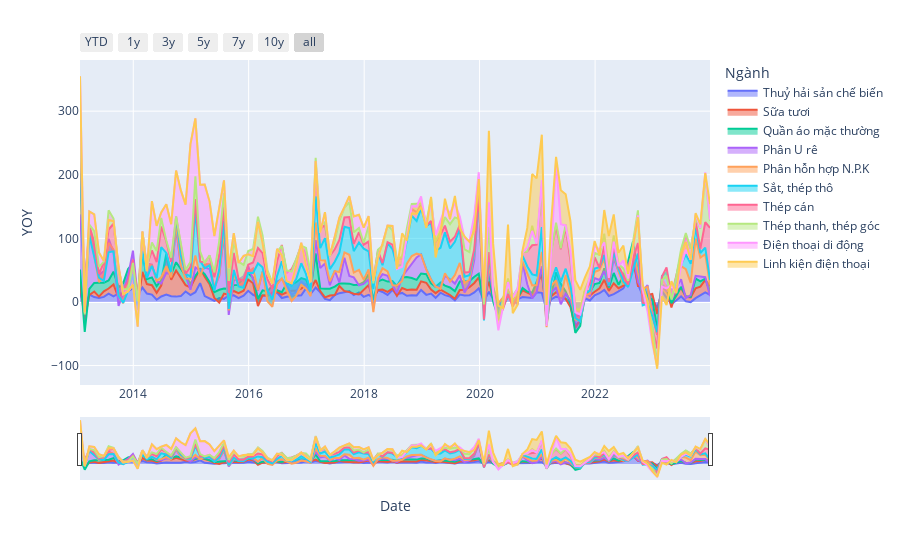

Notebook code for this chart:
### Code cell
import pandas as pd
import plotly.express as px
import plotly.graph_objects as go

df_show = dfs_spcn[
    (dfs_spcn["Ngành"] == "Thuỷ hải sản chế biến")
    | (dfs_spcn["Ngành"] == "Sữa tươi")
    | (dfs_spcn["Ngành"] == "Quần áo mặc thường")
    | (dfs_spcn["Ngành"] == "Phân U rê")
    | (dfs_spcn["Ngành"] == "Phân hỗn hợp N.P.K")
    | (dfs_spcn["Ngành"] == "Sắt, thép thô")
    | (dfs_spcn["Ngành"] == "Thép cán")
    | (dfs_spcn["Ngành"] == "Thép thanh, thép góc")
    | (dfs_spcn["Ngành"] == "Điện thoại di động")
    | (dfs_spcn["Ngành"] == "Linh kiện điện thoại")
]

fig = px.area(df_show, x="Date", y="YOY", color="Ngành")

fig.update_xaxes(
    rangeslider_visible=True,
    rangeselector=dict(
        buttons=[
            dict(count=1, label="YTD", step="year", stepmode="todate"),
            dict(count=1, label="1y", step="year", stepmode="backward"),
            dict(count=3, label="3y", step="year", stepmode="backward"),
            dict(count=5, label="5y", step="year", stepmode="backward"),
            dict(count=7, label="7y", step="year", stepmode="backward"),
            dict(count=10, label="10y", step="year", stepmode="backward"),
            dict(step="all"),
        ]
    ),
)

fig.show()

### Figure 1 — Plotly figure (JSON) as saved in the notebook; plotly's stock layout.template omitted (floating-point values rounded to 4 significant figures; data arrays with more than 128 entries replaced by an {"elided": "..."} marker saying what was removed)
{"data": [{"fillpattern": {"shape": ""}, "hovertemplate": "Ngành=Thuỷ hải sản chế biến<br>Date=%{x}<br>YOY=%{y}<extra></extra>", "legendgroup": "Thuỷ hải sản chế biến", "line": {"color": "#636efa"}, "marker": {"symbol": "circle"}, "mode": "lines", "name": "Thuỷ hải sản chế biến", "orientation": "v", "showlegend": true, "stackgroup": "1", "type": "scatter", "x": {"elided": "132 str values"}, "xaxis": "x", "y": {"elided": "132 float values"}, "yaxis": "y"}, {"fillpattern": {"shape": ""}, "hovertemplate": "Ngành=Sữa tươi<br>Date=%{x}<br>YOY=%{y}<extra></extra>", "legendgroup": "Sữa tươi", "line": {"color": "#EF553B"}, "marker": {"symbol": "circle"}, "mode": "lines", "name": "Sữa tươi", "orientation": "v", "showlegend": true, "stackgroup": "1", "type": "scatter", "x": {"elided": "132 str values"}, "xaxis": "x", "y": {"elided": "132 float values"}, "yaxis": "y"}, {"fillpattern": {"shape": ""}, "hovertemplate": "Ngành=Quần áo mặc thường<br>Date=%{x}<br>YOY=%{y}<extra></extra>", "legendgroup": "Quần áo mặc thường", "line": {"color": "#00cc96"}, "marker": {"symbol": "circle"}, "mode": "lines", "name": "Quần áo mặc thường", "orientation": "v", "showlegend": true, "stackgroup": "1", "type": "scatter", "x": {"elided": "132 str values"}, "xaxis": "x", "y": {"elided": "132 float values"}, "yaxis": "y"}, {"fillpattern": {"shape": ""}, "hovertemplate": "Ngành=Phân U rê<br>Date=%{x}<br>YOY=%{y}<extra></extra>", "legendgroup": "Phân U rê", "line": {"color": "#ab63fa"}, "marker": {"symbol": "circle"}, "mode": "lines", "name": "Phân U rê", "orientation": "v", "showlegend": true, "stackgroup": "1", "type": "scatter", "x": {"elided": "131 str values"}, "xaxis": "x", "y": {"elided": "131 float values"}, "yaxis": "y"}, {"fillpattern": {"shape": ""}, "hovertemplate": "Ngành=Phân hỗn hợp N.P.K<br>Date=%{x}<br>YOY=%{y}<extra></extra>", "legendgroup": "Phân hỗn hợp N.P.K", "line": {"color": "#FFA15A"}, "marker": {"symbol": "circle"}, "mode": "lines", "name": "Phân hỗn hợp N.P.K", "orientation": "v", "showlegend": true, "stackgroup": "1", "type": "scatter", "x": {"elided": "132 str values"}, "xaxis": "x", "y": {"elided": "132 float values"}, "yaxis": "y"}, {"fillpattern": {"shape": ""}, "hovertemplate": "Ngành=Sắt, thép thô<br>Date=%{x}<br>YOY=%{y}<extra></extra>", "legendgroup": "Sắt, thép thô", "line": {"color": "#19d3f3"}, "marker": {"symbol": "circle"}, "mode": "lines", "name": "Sắt, thép thô", "orientation": "v", "showlegend": true, "stackgroup": "1", "type": "scatter", "x": {"elided": "132 str values"}, "xaxis": "x", "y": {"elided": "132 float values"}, "yaxis": "y"}, {"fillpattern": {"shape": ""}, "hovertemplate": "Ngành=Thép cán<br>Date=%{x}<br>YOY=%{y}<extra></extra>", "legendgroup": "Thép cán", "line": {"color": "#FF6692"}, "marker": {"symbol": "circle"}, "mode": "lines", "name": "Thép cán", "orientation": "v", "showlegend": true, "stackgroup": "1", "type": "scatter", "x": {"elided": "130 str values"}, "xaxis": "x", "y": {"elided": "130 float values"}, "yaxis": "y"}, {"fillpattern": {"shape": ""}, "hovertemplate": "Ngành=Thép thanh, thép góc<br>Date=%{x}<br>YOY=%{y}<extra></extra>", "legendgroup": "Thép thanh, thép góc", "line": {"color": "#B6E880"}, "marker": {"symbol": "circle"}, "mode": "lines", "name": "Thép thanh, thép góc", "orientation": "v", "showlegend": true, "stackgroup": "1", "type": "scatter", "x": {"elided": "130 str values"}, "xaxis": "x", "y": {"elided": "130 float values"}, "yaxis": "y"}, {"fillpattern": {"shape": ""}, "hovertemplate": "Ngành=Điện thoại di động<br>Date=%{x}<br>YOY=%{y}<extra></extra>", "legendgroup": "Điện thoại di động", "line": {"color": "#FF97FF"}, "marker": {"symbol": "circle"}, "mode": "lines", "name": "Điện thoại di động", "orientation": "v", "showlegend": true, "stackgroup": "1", "type": "scatter", "x": {"elided": "132 str values"}, "xaxis": "x", "y": {"elided": "132 float values"}, "yaxis": "y"}, {"fillpattern": {"shape": ""}, "hovertemplate": "Ngành=Linh kiện điện thoại<br>Date=%{x}<br>YOY=%{y}<extra></extra>", "legendgroup": "Linh kiện điện thoại", "line": {"color": "#FECB52"}, "marker": {"symbol": "circle"}, "mode": "lines", "name": "Linh kiện điện thoại", "orientation": "v", "showlegend": true, "stackgroup": "1", "type": "scatter", "x": ["2023-12-29T00:00:00", "2023-11-29T00:00:00", "2023-10-29T00:00:00", "2023-09-29T00:00:00", "2023-08-29T00:00:00", "2023-07-29T00:00:00", "2023-06-29T00:00:00", "2023-05-29T00:00:00", "2023-04-29T00:00:00", "2023-03-29T00:00:00", "2023-02-28T00:00:00", "2023-01-29T00:00:00", "2022-12-29T00:00:00", "2022-11-29T00:00:00", "2022-10-29T00:00:00", "2022-09-29T00:00:00", "2022-08-29T00:00:00", "2022-07-29T00:00:00", "2022-06-29T00:00:00", "2022-05-29T00:00:00", "2022-04-29T00:00:00", "2022-03-29T00:00:00", "2022-02-28T00:00:00", "2022-01-29T00:00:00", "2021-12-29T00:00:00", "2021-11-29T00:00:00", "2021-10-29T00:00:00", "2021-09-29T00:00:00", "2021-08-29T00:00:00", "2021-07-29T00:00:00", "2021-06-29T00:00:00", "2021-05-29T00:00:00", "2021-04-29T00:00:00", "2021-03-29T00:00:00", "2021-02-28T00:00:00", "2021-01-29T00:00:00", "2020-12-27T00:00:00", "2020-11-29T00:00:00", "2020-10-29T00:00:00", "2020-09-29T00:00:00", "2020-08-29T00:00:00", "2020-07-29T00:00:00", "2020-06-29T00:00:00", "2020-05-29T00:00:00", "2020-04-29T00:00:00", "2020-03-27T00:00:00", "2020-02-29T00:00:00", "2020-01-29T00:00:00", "2019-12-27T00:00:00", "2019-11-29T00:00:00", "2019-10-29T00:00:00", "2019-09-28T00:00:00", "2019-08-29T00:00:00", "2019-07-29T00:00:00", "2019-06-28T00:00:00", "2019-05-27T00:00:00", "2019-04-29T00:00:00", "2019-03-29T00:00:00", "2019-02-28T00:00:00", "2019-01-29T00:00:00", "2018-12-27T00:00:00", "2018-11-29T00:00:00", "2018-10-29T00:00:00", "2018-09-28T00:00:00", "2018-08-29T00:00:00"], "xaxis": "x", "y": [24.19, -1.286, 5.809, 1.885, -0.1716, 12.36, 19.34, -0.5708, 5.592, -25.96, -15.27, -3.88, 5.975, 16.72, 7.071, -2.873, 4.055, 7.27, 23.18, 20.86, 42.78, 65.75, 51.05, -9.295, 7.583, 16.16, 27.0, 38.76, 50.63, 46.1, 48.91, 53.45, 7.538, 46.92, 33.07, 71.49, 102.5, 89.53, 30.28, 4.28, -25.44, -24.91, 90.56, -1.289, 38.93, 75.68, 112.4, -0.06605, -10.95, -24.61, -1.935, 2.939, -18.23, 11.22, -9.853, 14.01, -21.71, -35.2, 10.12, -2.282, -16.3, -11.1, -11.42, -7.812, 52.55], "yaxis": "y"}], "layout": {"legend": {"title": {"text": "Ngành"}, "tracegroupgap": 0}, "margin": {"t": 60}, "xaxis": {"anchor": "y", "domain": [0, 1], "rangeselector": {"buttons": [{"count": 1, "label": "YTD", "step": "year", "stepmode": "todate"}, {"count": 1, "label": "1y", "step": "year", "stepmode": "backward"}, {"count": 3, "label": "3y", "step": "year", "stepmode": "backward"}, {"count": 5, "label": "5y", "step": "year", "stepmode": "backward"}, {"count": 7, "label": "7y", "step": "year", "stepmode": "backward"}, {"count": 10, "label": "10y", "step": "year", "stepmode": "backward"}, {"step": "all"}]}, "rangeslider": {"visible": true}, "title": {"text": "Date"}}, "yaxis": {"anchor": "x", "domain": [0, 1], "title": {"text": "YOY"}}}}
